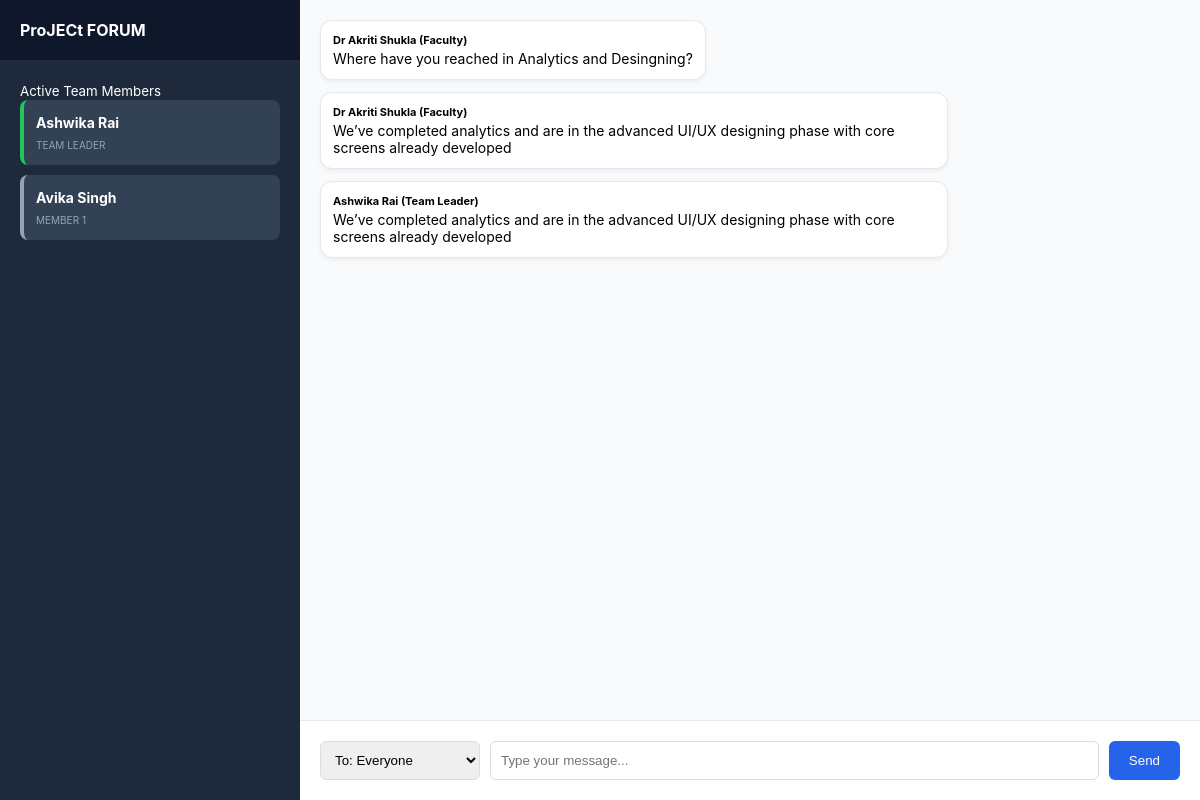
The app's page /htdocs/ProJECt/forum.php?project_id=10 (signed in) with its own data.
### tables this page shows
CREATE TABLE `projects` (
  `project_id` int(11) NOT NULL,
  `title` varchar(200) DEFAULT NULL,
  `team_name` varchar(100) DEFAULT NULL,
  `total_members` int(11) DEFAULT NULL,
  `project_file` varchar(255) DEFAULT NULL,
  `submission_date` timestamp NULL DEFAULT current_timestamp(),
  `description` text DEFAULT NULL,
  `project_type` enum('Minor','Major') DEFAULT NULL,
  `student_id` int(11) DEFAULT NULL,
  `mentor_id` int(11) DEFAULT NULL,
  `requested_faculty_name` varchar(100) DEFAULT NULL,
  `mentorship_request_status` varchar(20) DEFAULT 'Pending',
  `mentorship_request_date` timestamp NULL DEFAULT current_timestamp(),
  `status` enum('Proposed','Approved','Rejected') DEFAULT 'Proposed',
  `team_size` int(11) DEFAULT NULL,
  `leader_name` varchar(100) DEFAULT NULL,
  `leader_roll_no` varchar(50) DEFAULT NULL,
  `leader_branch` enum('AI&DS','CS','IT','ME','CE','IP','EE','EC','MT') NOT NULL,
  `leader_semester` enum('I','II','III','IV','V','VI','VII','VIII') NOT NULL,
  `leader_email` varchar(100) DEFAULT NULL,
  `leader_phone` varchar(20) DEFAULT NULL,
  `leader_sem` varchar(20) DEFAULT NULL,
  `member1_name` varchar(100) DEFAULT NULL,
  `member1_roll_no` varchar(50) DEFAULT NULL,
  `member1_branch` enum('AI&DS','CS','IT','ME','CE','IP','EE','EC','MT') DEFAULT NULL,
  `member1_email` varchar(100) DEFAULT NULL,
  `member1_phone` varchar(20) DEFAULT NULL,
  `member1_sem` enum('I','II','III','IV','V','VI','VII','VIII') DEFAULT NULL,
  `member2_name` varchar(100) DEFAULT NULL,
  `member2_roll_no` varchar(50) DEFAULT NULL,
  `member2_branch` enum('AI&DS','CS','IT','ME','CE','IP','EE','EC','MT') DEFAULT NULL,
  `member2_email` varchar(100) DEFAULT NULL,
  `member2_phone` varchar(20) DEFAULT NULL,
  `member2_sem` enum('I','II','III','IV','V','VI','VII','VIII') DEFAULT NULL,
  `member3_name` varchar(100) DEFAULT NULL,
  `member3_roll_no` varchar(50) DEFAULT NULL,
  `member3_branch` enum('AI&DS','CS','IT','ME','CE','IP','EE','EC','MT') DEFAULT NULL,
  `member3_email` varchar(100) DEFAULT NULL,
  `member3_phone` varchar(20) DEFAULT NULL,
  `member3_sem` enum('I','II','III','IV','V','VI','VII','VIII') DEFAULT NULL
);

CREATE TABLE `forum_messages` (
  `msg_id` int(11) NOT NULL,
  `project_id` int(11) DEFAULT NULL,
  `sender_id` int(11) DEFAULT NULL,
  `sender_name` varchar(100) DEFAULT NULL,
  `sender_role` varchar(50) DEFAULT NULL,
  `message` text DEFAULT NULL,
  `is_private` tinyint(1) DEFAULT 0,
  `sent_at` timestamp NOT NULL DEFAULT current_timestamp()
);

### htdocs/ProJECt/forum.php (the view, shortened to what this page needs)
<?php
include "db.php";
$project_id = intval($_GET['project_id']);
$user_id = $_SESSION['user_id'];
$user_role = $_SESSION['role'];
$project_res = $conn->query("SELECT * FROM projects WHERE project_id = $project_id");
$project = $project_res->fetch_assoc();
?>
<!DOCTYPE html>
<html>
<head>
</head>
<body>
<div class="sidebar">
    <div class="sidebar-header">ProJECt FORUM</div>
    <div class="info-section">
        <?php if($user_role == 'Faculty'): ?>
            <small>Active Team Members</small>
            <div class="card active"><h5><?= $project['leader_name'] ?></h5><small>Team Leader</small></div>
            <?php for($i=1;$i<=3;$i++) if(!empty($project["member{$i}_name"])): ?>
                <div class="card"><h5><?= $project["member{$i}_name"] ?></h5><small>Member <?= $i ?></small></div>
            <?php endif; ?>
        <?php else: ?>
            <small>Assigned Mentor</small>
            <div class="card active"><h5><?= $project['requested_faculty_name'] ?></h5><small>Faculty</small></div>
        <?php endif; ?>
    </div>
</div>
<div class="chat-main">
    <div class="msg-container" id="chatBox">
        <?php
        $query = "SELECT * FROM forum_messages WHERE project_id = $project_id AND (
                    is_private = 0 OR
                    (is_private = 1 AND (sender_id = $user_id OR '$user_role' = 'Faculty'))
                  ) ORDER BY sent_at ASC";
        $msgs = $conn->query($query);
        while($m = $msgs->fetch_assoc()):
            $class = ($m['sender_id'] == $user_id) ? "my-msg" : (($m['is_private'] == 1) ? "private" : "public");
        ?>
            <div class="bubble <?= $class ?>">
                <span class="role-tag"><?= htmlspecialchars($m['sender_name']) ?> (<?= $m['sender_role'] ?>)</span>
                <?= nl2br(htmlspecialchars($m['message'])) ?>
            </div>
        <?php endwhile; ?>
    </div>
    <form class="footer" method="POST">
        <div class="controls">
            <select name="privacy">
                <option value="0">To: Everyone</option>
            </select>
            <input type="text" name="message" placeholder="Type your message..." required style="flex-grow:1;">
            <button type="submit" name="send_msg">Send</button>
        </div>
    </form>
</div>
</body>
</html>

### htdocs/ProJECt/forum.php (style rules this page uses)
:root { --sidebar-bg: #1e293b; --accent: #2563eb; --private-bubble: #fff7ed; }
body { font-family: 'Inter', sans-serif; display: flex; height: 100vh; margin: 0; background: #f1f5f9; }
.sidebar { width: 300px; background: var(--sidebar-bg); color: white; display: flex; flex-direction: column; }
.sidebar-header { padding: 20px; background: #0f172a; font-weight: bold; }
.info-section { padding: 20px; flex-grow: 1; }
.card { background: #334155; padding: 12px; border-radius: 8px; margin-bottom: 10px; border-left: 4px solid #94a3b8; }
.card.active { border-left-color: #22c55e; }
.card small { font-size: 10px; color: #94a3b8; text-transform: uppercase; }
.card h5 { margin: 2px 0; font-size: 14px; }
.chat-main { flex-grow: 1; display: flex; flex-direction: column; background: white; }
.msg-container { flex-grow: 1; padding: 20px; overflow-y: auto; display: flex; flex-direction: column; gap: 12px; background: #f8fafc; }
.bubble { padding: 12px; border-radius: 12px; max-width: 70%; font-size: 14px; box-shadow: 0 2px 4px rgba(0,0,0,0.05); }
.public { background: white; border: 1px solid #e2e8f0; align-self: flex-start; }
.role-tag { font-weight: bold; font-size: 11px; display: block; margin-bottom: 3px; }
.footer { padding: 20px; border-top: 1px solid #e2e8f0; display: flex; flex-direction: column; gap: 10px; }
.controls { display: flex; gap: 10px; }
input, select { padding: 10px; border-radius: 6px; border: 1px solid #ddd; }
button { background: var(--accent); color: white; border: none; padding: 10px 20px; border-radius: 6px; cursor: pointer; }

### records on screen
projects: leader_name "Ashwika Rai", member1_name "Avika Singh"
forum_messages: sender_name "Dr Akriti Shukla", sender_role "Faculty", message "Where have you reached in Analytics and Desingning?"
forum_messages: sender_name "Dr Akriti Shukla", sender_role "Faculty", message "We’ve completed analytics and are in the advanced UI/UX designing phase with core screens already developed"
forum_messages: sender_name "Ashwika Rai", sender_role "Team Leader", message "We’ve completed analytics and are in the advanced UI/UX designing phase with core screens already developed"
